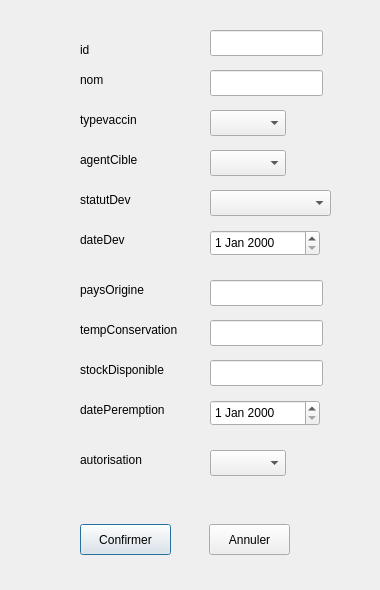
<?xml version="1.0" encoding="UTF-8"?>
<ui version="4.0">
 <class>ficheVaccin</class>
 <widget class="QDialog" name="ficheVaccin">
  <property name="geometry">
   <rect>
    <x>0</x>
    <y>0</y>
    <width>380</width>
    <height>590</height>
   </rect>
  </property>
  <property name="windowTitle">
   <string>Dialog</string>
  </property>
  <widget class="QLineEdit" name="lineEditTemp">
   <property name="geometry">
    <rect>
     <x>210</x>
     <y>320</y>
     <width>113</width>
     <height>26</height>
    </rect>
   </property>
  </widget>
  <widget class="QLabel" name="label_7">
   <property name="geometry">
    <rect>
     <x>80</x>
     <y>320</y>
     <width>121</width>
     <height>20</height>
    </rect>
   </property>
   <property name="text">
    <string>tempConservation</string>
   </property>
  </widget>
  <widget class="QLabel" name="label_9">
   <property name="geometry">
    <rect>
     <x>80</x>
     <y>400</y>
     <width>131</width>
     <height>20</height>
    </rect>
   </property>
   <property name="text">
    <string>datePeremption</string>
   </property>
  </widget>
  <widget class="QLabel" name="label_4">
   <property name="geometry">
    <rect>
     <x>80</x>
     <y>190</y>
     <width>63</width>
     <height>20</height>
    </rect>
   </property>
   <property name="text">
    <string>statutDev</string>
   </property>
  </widget>
  <widget class="QLabel" name="label_6">
   <property name="geometry">
    <rect>
     <x>80</x>
     <y>280</y>
     <width>91</width>
     <height>20</height>
    </rect>
   </property>
   <property name="text">
    <string>paysOrigine</string>
   </property>
  </widget>
  <widget class="QLabel" name="label">
   <property name="geometry">
    <rect>
     <x>80</x>
     <y>40</y>
     <width>63</width>
     <height>20</height>
    </rect>
   </property>
   <property name="text">
    <string>id</string>
   </property>
  </widget>
  <widget class="QLineEdit" name="lineEditStock">
   <property name="geometry">
    <rect>
     <x>210</x>
     <y>360</y>
     <width>113</width>
     <height>26</height>
    </rect>
   </property>
  </widget>
  <widget class="QLineEdit" name="lineEditidv">
   <property name="geometry">
    <rect>
     <x>210</x>
     <y>30</y>
     <width>113</width>
     <height>26</height>
    </rect>
   </property>
  </widget>
  <widget class="QComboBox" name="comboBoxStatut">
   <property name="geometry">
    <rect>
     <x>210</x>
     <y>190</y>
     <width>121</width>
     <height>26</height>
    </rect>
   </property>
  </widget>
  <widget class="QLabel" name="label_10">
   <property name="geometry">
    <rect>
     <x>80</x>
     <y>450</y>
     <width>101</width>
     <height>20</height>
    </rect>
   </property>
   <property name="text">
    <string>autorisation</string>
   </property>
  </widget>
  <widget class="QLabel" name="label_8">
   <property name="geometry">
    <rect>
     <x>80</x>
     <y>360</y>
     <width>131</width>
     <height>20</height>
    </rect>
   </property>
   <property name="text">
    <string>stockDisponible</string>
   </property>
  </widget>
  <widget class="QLabel" name="label_13">
   <property name="geometry">
    <rect>
     <x>80</x>
     <y>110</y>
     <width>81</width>
     <height>20</height>
    </rect>
   </property>
   <property name="text">
    <string>typevaccin</string>
   </property>
  </widget>
  <widget class="QLabel" name="label_5">
   <property name="geometry">
    <rect>
     <x>80</x>
     <y>230</y>
     <width>63</width>
     <height>20</height>
    </rect>
   </property>
   <property name="text">
    <string>dateDev</string>
   </property>
  </widget>
  <widget class="QLabel" name="label_2">
   <property name="geometry">
    <rect>
     <x>80</x>
     <y>70</y>
     <width>63</width>
     <height>20</height>
    </rect>
   </property>
   <property name="text">
    <string>nom</string>
   </property>
  </widget>
  <widget class="QLabel" name="label_3">
   <property name="geometry">
    <rect>
     <x>80</x>
     <y>150</y>
     <width>71</width>
     <height>20</height>
    </rect>
   </property>
   <property name="text">
    <string>agentCible</string>
   </property>
  </widget>
  <widget class="QLineEdit" name="lineEditNom">
   <property name="geometry">
    <rect>
     <x>210</x>
     <y>70</y>
     <width>113</width>
     <height>26</height>
    </rect>
   </property>
  </widget>
  <widget class="QComboBox" name="comboBoxTypev">
   <property name="geometry">
    <rect>
     <x>210</x>
     <y>110</y>
     <width>76</width>
     <height>26</height>
    </rect>
   </property>
  </widget>
  <widget class="QComboBox" name="comboBoxAgent">
   <property name="geometry">
    <rect>
     <x>210</x>
     <y>150</y>
     <width>76</width>
     <height>26</height>
    </rect>
   </property>
  </widget>
  <widget class="QComboBox" name="comboBoxAutorisation">
   <property name="geometry">
    <rect>
     <x>210</x>
     <y>450</y>
     <width>76</width>
     <height>26</height>
    </rect>
   </property>
  </widget>
  <widget class="QLineEdit" name="lineEditPays">
   <property name="geometry">
    <rect>
     <x>210</x>
     <y>280</y>
     <width>113</width>
     <height>26</height>
    </rect>
   </property>
  </widget>
  <widget class="QDateEdit" name="dateEditDateDev">
   <property name="geometry">
    <rect>
     <x>210</x>
     <y>230</y>
     <width>110</width>
     <height>26</height>
    </rect>
   </property>
  </widget>
  <widget class="QDateEdit" name="dateEditPeremption">
   <property name="geometry">
    <rect>
     <x>210</x>
     <y>400</y>
     <width>110</width>
     <height>26</height>
    </rect>
   </property>
  </widget>
  <widget class="QPushButton" name="ButtonConfirmer">
   <property name="geometry">
    <rect>
     <x>80</x>
     <y>524</y>
     <width>91</width>
     <height>31</height>
    </rect>
   </property>
   <property name="text">
    <string>Confirmer</string>
   </property>
  </widget>
  <widget class="QPushButton" name="ButtonAnnuler">
   <property name="geometry">
    <rect>
     <x>209</x>
     <y>524</y>
     <width>81</width>
     <height>31</height>
    </rect>
   </property>
   <property name="text">
    <string>Annuler</string>
   </property>
  </widget>
 </widget>
 <resources/>
 <connections/>
</ui>
